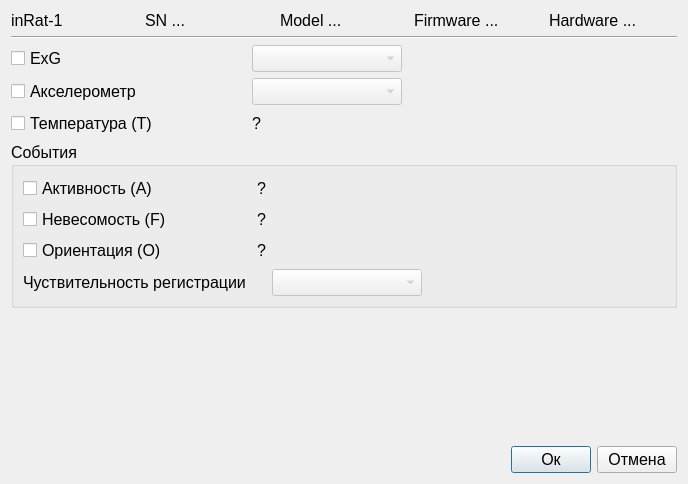
<?xml version="1.0" encoding="UTF-8"?>
<ui version="4.0">
 <class>DlgDeviceConfig</class>
 <widget class="QDialog" name="DlgDeviceConfig">
  <property name="geometry">
   <rect>
    <x>0</x>
    <y>0</y>
    <width>688</width>
    <height>484</height>
   </rect>
  </property>
  <property name="windowTitle">
   <string>Настройка параметров</string>
  </property>
  <property name="windowIcon">
   <iconset>
    <normaloff>:/images/icon.ico</normaloff>:/images/icon.ico</iconset>
  </property>
  <layout class="QGridLayout" name="gridLayout">
   <item row="8" column="0">
    <layout class="QHBoxLayout" name="horizontalLayout">
     <item>
      <spacer name="horizontalSpacer">
       <property name="orientation">
        <enum>Qt::Orientation::Horizontal</enum>
       </property>
       <property name="sizeHint" stdset="0">
        <size>
         <width>40</width>
         <height>20</height>
        </size>
       </property>
      </spacer>
     </item>
     <item>
      <widget class="QPushButton" name="pushButtonOk">
       <property name="font">
        <font>
         <pointsize>12</pointsize>
        </font>
       </property>
       <property name="text">
        <string>Ок</string>
       </property>
      </widget>
     </item>
     <item>
      <widget class="QPushButton" name="pushButtonCancel">
       <property name="font">
        <font>
         <pointsize>12</pointsize>
        </font>
       </property>
       <property name="text">
        <string>Отмена</string>
       </property>
      </widget>
     </item>
    </layout>
   </item>
   <item row="2" column="0">
    <layout class="QVBoxLayout" name="verticalLayout">
     <item>
      <layout class="QHBoxLayout" name="horizontalLayout_3">
       <item>
        <widget class="QCheckBox" name="checkBoxExg">
         <property name="sizePolicy">
          <sizepolicy hsizetype="Fixed" vsizetype="Fixed">
           <horstretch>0</horstretch>
           <verstretch>0</verstretch>
          </sizepolicy>
         </property>
         <property name="minimumSize">
          <size>
           <width>235</width>
           <height>0</height>
          </size>
         </property>
         <property name="maximumSize">
          <size>
           <width>400</width>
           <height>16777215</height>
          </size>
         </property>
         <property name="font">
          <font>
           <pointsize>12</pointsize>
          </font>
         </property>
         <property name="text">
          <string>ExG</string>
         </property>
        </widget>
       </item>
       <item>
        <widget class="QComboBox" name="comboBoxModeSampleRate">
         <property name="enabled">
          <bool>false</bool>
         </property>
         <property name="sizePolicy">
          <sizepolicy hsizetype="Fixed" vsizetype="Fixed">
           <horstretch>0</horstretch>
           <verstretch>0</verstretch>
          </sizepolicy>
         </property>
         <property name="minimumSize">
          <size>
           <width>150</width>
           <height>0</height>
          </size>
         </property>
         <property name="maximumSize">
          <size>
           <width>150</width>
           <height>16777215</height>
          </size>
         </property>
         <property name="font">
          <font>
           <pointsize>12</pointsize>
          </font>
         </property>
        </widget>
       </item>
       <item>
        <spacer name="horizontalSpacer_4">
         <property name="orientation">
          <enum>Qt::Orientation::Horizontal</enum>
         </property>
         <property name="sizeHint" stdset="0">
          <size>
           <width>40</width>
           <height>20</height>
          </size>
         </property>
        </spacer>
       </item>
      </layout>
     </item>
     <item>
      <layout class="QHBoxLayout" name="horizontalLayout_5">
       <item>
        <widget class="QCheckBox" name="checkBoxAcceleration">
         <property name="sizePolicy">
          <sizepolicy hsizetype="Fixed" vsizetype="Fixed">
           <horstretch>0</horstretch>
           <verstretch>0</verstretch>
          </sizepolicy>
         </property>
         <property name="minimumSize">
          <size>
           <width>235</width>
           <height>0</height>
          </size>
         </property>
         <property name="maximumSize">
          <size>
           <width>400</width>
           <height>16777215</height>
          </size>
         </property>
         <property name="font">
          <font>
           <pointsize>12</pointsize>
          </font>
         </property>
         <property name="text">
          <string>Акселерометр</string>
         </property>
        </widget>
       </item>
       <item>
        <widget class="QComboBox" name="comboBoxFullScaleAccelerometer">
         <property name="enabled">
          <bool>false</bool>
         </property>
         <property name="sizePolicy">
          <sizepolicy hsizetype="Fixed" vsizetype="Fixed">
           <horstretch>0</horstretch>
           <verstretch>0</verstretch>
          </sizepolicy>
         </property>
         <property name="minimumSize">
          <size>
           <width>150</width>
           <height>0</height>
          </size>
         </property>
         <property name="font">
          <font>
           <pointsize>12</pointsize>
          </font>
         </property>
        </widget>
       </item>
       <item>
        <spacer name="horizontalSpacer_3">
         <property name="orientation">
          <enum>Qt::Orientation::Horizontal</enum>
         </property>
         <property name="sizeHint" stdset="0">
          <size>
           <width>40</width>
           <height>20</height>
          </size>
         </property>
        </spacer>
       </item>
      </layout>
     </item>
     <item>
      <layout class="QHBoxLayout" name="horizontalLayout_4">
       <item>
        <widget class="QCheckBox" name="checkBoxTemp">
         <property name="sizePolicy">
          <sizepolicy hsizetype="Fixed" vsizetype="Fixed">
           <horstretch>0</horstretch>
           <verstretch>0</verstretch>
          </sizepolicy>
         </property>
         <property name="minimumSize">
          <size>
           <width>235</width>
           <height>0</height>
          </size>
         </property>
         <property name="maximumSize">
          <size>
           <width>400</width>
           <height>16777215</height>
          </size>
         </property>
         <property name="font">
          <font>
           <pointsize>12</pointsize>
          </font>
         </property>
         <property name="toolTip">
          <string>Регистрация события температуры
</string>
         </property>
         <property name="text">
          <string>Температура (T)</string>
         </property>
        </widget>
       </item>
       <item>
        <widget class="QLabel" name="labelInfoTemperature">
         <property name="font">
          <font>
           <pointsize>12</pointsize>
          </font>
         </property>
         <property name="toolTip">
          <string>&lt;html&gt;&lt;head/&gt;&lt;body&gt;&lt;p&gt;Событие &amp;quot;Температура&amp;quot;&lt;/p&gt;&lt;p&gt;Единицы измерения: градусы Цельсия (°C)&lt;br/&gt;Формат записи: T {значение}&lt;/p&gt;&lt;/body&gt;&lt;/html&gt;</string>
         </property>
         <property name="text">
          <string>?</string>
         </property>
        </widget>
       </item>
       <item>
        <spacer name="horizontalSpacer_5">
         <property name="orientation">
          <enum>Qt::Orientation::Horizontal</enum>
         </property>
         <property name="sizeHint" stdset="0">
          <size>
           <width>40</width>
           <height>20</height>
          </size>
         </property>
        </spacer>
       </item>
      </layout>
     </item>
    </layout>
   </item>
   <item row="0" column="0">
    <layout class="QHBoxLayout" name="horizontalLayout_2">
     <item>
      <widget class="QLabel" name="labelDeviceValue">
       <property name="font">
        <font>
         <pointsize>12</pointsize>
        </font>
       </property>
       <property name="text">
        <string>inRat-1</string>
       </property>
      </widget>
     </item>
     <item>
      <widget class="QLabel" name="labelSnValue">
       <property name="font">
        <font>
         <pointsize>12</pointsize>
        </font>
       </property>
       <property name="text">
        <string>SN ...</string>
       </property>
      </widget>
     </item>
     <item>
      <widget class="QLabel" name="labelModelValue">
       <property name="font">
        <font>
         <pointsize>12</pointsize>
        </font>
       </property>
       <property name="text">
        <string>Model ...</string>
       </property>
      </widget>
     </item>
     <item>
      <widget class="QLabel" name="labelFirmwareValue">
       <property name="font">
        <font>
         <pointsize>12</pointsize>
        </font>
       </property>
       <property name="text">
        <string>Firmware ...</string>
       </property>
      </widget>
     </item>
     <item>
      <widget class="QLabel" name="labelHardwareValue">
       <property name="font">
        <font>
         <pointsize>12</pointsize>
        </font>
       </property>
       <property name="text">
        <string>Hardware ...</string>
       </property>
      </widget>
     </item>
    </layout>
   </item>
   <item row="4" column="0">
    <widget class="QGroupBox" name="groupBoxEnabledEvents">
     <property name="font">
      <font>
       <pointsize>12</pointsize>
      </font>
     </property>
     <property name="title">
      <string>События</string>
     </property>
     <property name="flat">
      <bool>false</bool>
     </property>
     <property name="checkable">
      <bool>false</bool>
     </property>
     <layout class="QGridLayout" name="gridLayout_2">
      <item row="0" column="0">
       <layout class="QGridLayout" name="gridLayoutEvents">
        <item row="4" column="0">
         <widget class="QCheckBox" name="checkBoxFreefall">
          <property name="font">
           <font>
            <pointsize>12</pointsize>
           </font>
          </property>
          <property name="text">
           <string>Невесомость (F)</string>
          </property>
         </widget>
        </item>
        <item row="1" column="2">
         <spacer name="horizontalSpacer_2">
          <property name="orientation">
           <enum>Qt::Orientation::Horizontal</enum>
          </property>
          <property name="sizeHint" stdset="0">
           <size>
            <width>40</width>
            <height>20</height>
           </size>
          </property>
         </spacer>
        </item>
        <item row="5" column="1">
         <widget class="QLabel" name="labelInfoOrientation">
          <property name="font">
           <font>
            <pointsize>12</pointsize>
           </font>
          </property>
          <property name="toolTip">
           <string>&lt;html&gt;&lt;head/&gt;&lt;body&gt;&lt;p&gt;Событие &amp;quot;Смена ориентации&amp;quot;&lt;/p&gt;&lt;p&gt;Формат записи: O {code}&lt;/p&gt;&lt;p&gt;Коды ориентации:&lt;/p&gt;&lt;p&gt;&lt;span style=&quot; font-family:'Courier New';&quot;&gt;- x+&lt;/span&gt; — датчик на левом боку&lt;/p&gt;&lt;p&gt;&lt;span style=&quot; font-family:'Courier New';&quot;&gt;- x-&lt;/span&gt; — датчик на правом боку&lt;/p&gt;&lt;p&gt;&lt;span style=&quot; font-family:'Courier New';&quot;&gt;- y+&lt;/span&gt; — датчик вертикально&lt;/p&gt;&lt;p&gt;&lt;span style=&quot; font-family:'Courier New';&quot;&gt;- y-&lt;/span&gt; — датчик перевёрнут&lt;/p&gt;&lt;p&gt;&lt;span style=&quot; font-family:'Courier New';&quot;&gt;- z+&lt;/span&gt; — датчик лицом вверх&lt;/p&gt;&lt;p&gt;&lt;span style=&quot; font-family:'Courier New';&quot;&gt;- z-&lt;/span&gt; — датчик лицом вниз&lt;/p&gt;&lt;/body&gt;&lt;/html&gt;</string>
          </property>
          <property name="text">
           <string>?</string>
          </property>
         </widget>
        </item>
        <item row="1" column="0">
         <widget class="QCheckBox" name="checkBoxActivity">
          <property name="font">
           <font>
            <pointsize>12</pointsize>
           </font>
          </property>
          <property name="text">
           <string>Активность (A)</string>
          </property>
         </widget>
        </item>
        <item row="1" column="1">
         <widget class="QLabel" name="labelInfoActivity">
          <property name="font">
           <font>
            <pointsize>12</pointsize>
           </font>
          </property>
          <property name="toolTip">
           <string>&lt;html&gt;&lt;head/&gt;&lt;body&gt;&lt;p&gt;Событие &amp;quot;Активность&amp;quot;&lt;/p&gt;&lt;p&gt;Условие срабатывания: превышение порога ускорения по одной из осей.&lt;br/&gt;Формат записи: A {x} {y} {z}&lt;/p&gt;&lt;p&gt; - ускорение в милли-g (mg) по осям X, Y, Z.&lt;/p&gt;&lt;/body&gt;&lt;/html&gt;</string>
          </property>
          <property name="text">
           <string>?</string>
          </property>
         </widget>
        </item>
        <item row="5" column="0">
         <widget class="QCheckBox" name="checkBoxOrientation">
          <property name="font">
           <font>
            <pointsize>12</pointsize>
           </font>
          </property>
          <property name="text">
           <string>Ориентация (O)</string>
          </property>
         </widget>
        </item>
        <item row="4" column="1">
         <widget class="QLabel" name="labelInfoFreefall">
          <property name="font">
           <font>
            <pointsize>12</pointsize>
           </font>
          </property>
          <property name="toolTip">
           <string>&lt;html&gt;&lt;head/&gt;&lt;body&gt;&lt;p&gt;Событие &amp;quot;Прыжок&amp;quot;&lt;/p&gt;&lt;p&gt;Условие срабатывания: ускорение по осям X, Y, Z близко к 0.&lt;/p&gt;&lt;p&gt;Формат записи: &amp;quot;F&amp;quot;&lt;/p&gt;&lt;/body&gt;&lt;/html&gt;</string>
          </property>
          <property name="text">
           <string>?</string>
          </property>
         </widget>
        </item>
        <item row="6" column="0">
         <widget class="QLabel" name="labelActivityThreshold">
          <property name="font">
           <font>
            <pointsize>12</pointsize>
           </font>
          </property>
          <property name="text">
           <string>Чуствительность регистрации </string>
          </property>
         </widget>
        </item>
        <item row="6" column="2">
         <widget class="QComboBox" name="comboBoxActivityThreshold">
          <property name="enabled">
           <bool>false</bool>
          </property>
          <property name="sizePolicy">
           <sizepolicy hsizetype="Fixed" vsizetype="Fixed">
            <horstretch>0</horstretch>
            <verstretch>0</verstretch>
           </sizepolicy>
          </property>
          <property name="minimumSize">
           <size>
            <width>150</width>
            <height>0</height>
           </size>
          </property>
          <property name="font">
           <font>
            <pointsize>12</pointsize>
           </font>
          </property>
         </widget>
        </item>
       </layout>
      </item>
     </layout>
    </widget>
   </item>
   <item row="6" column="0">
    <spacer name="verticalSpacer">
     <property name="orientation">
      <enum>Qt::Orientation::Vertical</enum>
     </property>
     <property name="sizeHint" stdset="0">
      <size>
       <width>20</width>
       <height>40</height>
      </size>
     </property>
    </spacer>
   </item>
   <item row="1" column="0">
    <widget class="Line" name="line">
     <property name="orientation">
      <enum>Qt::Orientation::Horizontal</enum>
     </property>
    </widget>
   </item>
  </layout>
 </widget>
 <resources>
  <include location="resources.qrc"/>
 </resources>
 <connections/>
</ui>
